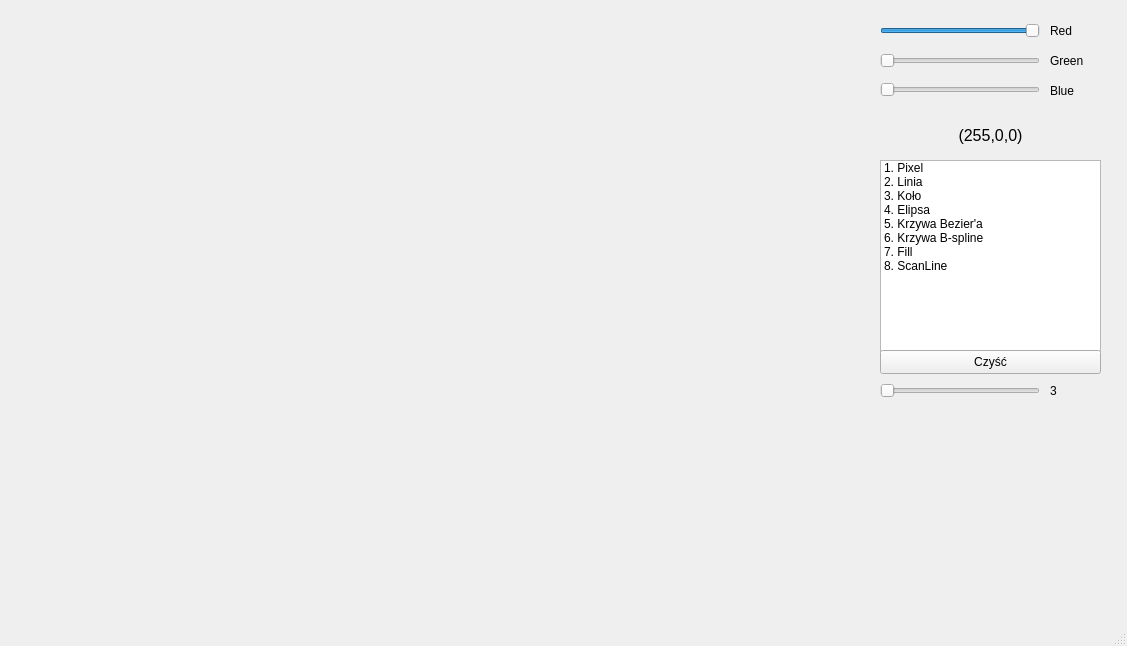
<?xml version="1.0" encoding="UTF-8"?>
<ui version="4.0">
 <class>MainWindow</class>
 <widget class="QMainWindow" name="MainWindow">
  <property name="geometry">
   <rect>
    <x>0</x>
    <y>0</y>
    <width>1127</width>
    <height>646</height>
   </rect>
  </property>
  <property name="windowTitle">
   <string>MainWindow</string>
  </property>
  <widget class="QWidget" name="centralwidget">
   <widget class="Ekran" name="ekran" native="true">
    <property name="geometry">
     <rect>
      <x>-1</x>
      <y>-1</y>
      <width>851</width>
      <height>591</height>
     </rect>
    </property>
   </widget>
   <widget class="QSlider" name="slajderRed">
    <property name="geometry">
     <rect>
      <x>880</x>
      <y>20</y>
      <width>160</width>
      <height>21</height>
     </rect>
    </property>
    <property name="minimum">
     <number>0</number>
    </property>
    <property name="maximum">
     <number>255</number>
    </property>
    <property name="value">
     <number>255</number>
    </property>
    <property name="orientation">
     <enum>Qt::Horizontal</enum>
    </property>
   </widget>
   <widget class="QLabel" name="label">
    <property name="geometry">
     <rect>
      <x>1050</x>
      <y>20</y>
      <width>49</width>
      <height>21</height>
     </rect>
    </property>
    <property name="text">
     <string>Red</string>
    </property>
   </widget>
   <widget class="QSlider" name="slajderGreen">
    <property name="geometry">
     <rect>
      <x>880</x>
      <y>50</y>
      <width>160</width>
      <height>21</height>
     </rect>
    </property>
    <property name="minimum">
     <number>0</number>
    </property>
    <property name="maximum">
     <number>255</number>
    </property>
    <property name="orientation">
     <enum>Qt::Horizontal</enum>
    </property>
   </widget>
   <widget class="QSlider" name="slajderBlue">
    <property name="geometry">
     <rect>
      <x>880</x>
      <y>80</y>
      <width>160</width>
      <height>20</height>
     </rect>
    </property>
    <property name="minimum">
     <number>0</number>
    </property>
    <property name="maximum">
     <number>255</number>
    </property>
    <property name="orientation">
     <enum>Qt::Horizontal</enum>
    </property>
   </widget>
   <widget class="QLabel" name="label_2">
    <property name="geometry">
     <rect>
      <x>1050</x>
      <y>50</y>
      <width>49</width>
      <height>21</height>
     </rect>
    </property>
    <property name="text">
     <string>Green</string>
    </property>
   </widget>
   <widget class="QLabel" name="label_3">
    <property name="geometry">
     <rect>
      <x>1050</x>
      <y>80</y>
      <width>49</width>
      <height>21</height>
     </rect>
    </property>
    <property name="text">
     <string>Blue</string>
    </property>
   </widget>
   <widget class="QLabel" name="labelColorDisplay">
    <property name="geometry">
     <rect>
      <x>880</x>
      <y>100</y>
      <width>221</width>
      <height>21</height>
     </rect>
    </property>
    <property name="font">
     <font>
      <bold>false</bold>
     </font>
    </property>
    <property name="styleSheet">
     <string notr="true">background-color: rgb(170, 0, 0);
QLabel *label = new QLabel(&quot;&lt;span style='border: 1px solid black; padding: 5px;'&gt;Hello World&lt;/span&gt;&quot;);
</string>
    </property>
    <property name="text">
     <string/>
    </property>
   </widget>
   <widget class="QLabel" name="label_RGBValue">
    <property name="geometry">
     <rect>
      <x>940</x>
      <y>120</y>
      <width>101</width>
      <height>31</height>
     </rect>
    </property>
    <property name="text">
     <string>&lt;html&gt;&lt;head/&gt;&lt;body&gt;&lt;p align=&quot;center&quot;&gt;&lt;span style=&quot; font-size:12pt;&quot;&gt;(255,0,0)&lt;/span&gt;&lt;/p&gt;&lt;/body&gt;&lt;/html&gt;</string>
    </property>
   </widget>
   <widget class="QListWidget" name="listWidget">
    <property name="geometry">
     <rect>
      <x>880</x>
      <y>160</y>
      <width>221</width>
      <height>192</height>
     </rect>
    </property>
    <item>
     <property name="text">
      <string>1. Pixel</string>
     </property>
    </item>
    <item>
     <property name="text">
      <string>2. Linia</string>
     </property>
    </item>
    <item>
     <property name="text">
      <string>3. Koło</string>
     </property>
    </item>
    <item>
     <property name="text">
      <string>4. Elipsa</string>
     </property>
    </item>
    <item>
     <property name="text">
      <string>5. Krzywa Bezier'a</string>
     </property>
    </item>
    <item>
     <property name="text">
      <string>6. Krzywa B-spline</string>
     </property>
    </item>
    <item>
     <property name="text">
      <string>7. Fill</string>
     </property>
    </item>
    <item>
     <property name="text">
      <string>8. ScanLine</string>
     </property>
    </item>
   </widget>
   <widget class="QSlider" name="slajderLiczbaPunktow">
    <property name="enabled">
     <bool>true</bool>
    </property>
    <property name="geometry">
     <rect>
      <x>880</x>
      <y>380</y>
      <width>160</width>
      <height>21</height>
     </rect>
    </property>
    <property name="minimum">
     <number>3</number>
    </property>
    <property name="maximum">
     <number>100</number>
    </property>
    <property name="orientation">
     <enum>Qt::Horizontal</enum>
    </property>
   </widget>
   <widget class="QLabel" name="labelPunkciki">
    <property name="enabled">
     <bool>true</bool>
    </property>
    <property name="geometry">
     <rect>
      <x>1050</x>
      <y>380</y>
      <width>49</width>
      <height>21</height>
     </rect>
    </property>
    <property name="text">
     <string>3</string>
    </property>
   </widget>
   <widget class="QPushButton" name="clearButton">
    <property name="geometry">
     <rect>
      <x>880</x>
      <y>350</y>
      <width>221</width>
      <height>24</height>
     </rect>
    </property>
    <property name="text">
     <string>Czyść</string>
    </property>
   </widget>
  </widget>
  <widget class="QMenuBar" name="menubar">
   <property name="geometry">
    <rect>
     <x>0</x>
     <y>0</y>
     <width>1127</width>
     <height>21</height>
    </rect>
   </property>
  </widget>
  <widget class="QStatusBar" name="statusbar"/>
 </widget>
 <customwidgets>
  <customwidget>
   <class>Ekran</class>
   <extends>QWidget</extends>
   <header>ekran.h</header>
   <container>1</container>
  </customwidget>
 </customwidgets>
 <resources/>
 <connections/>
</ui>
